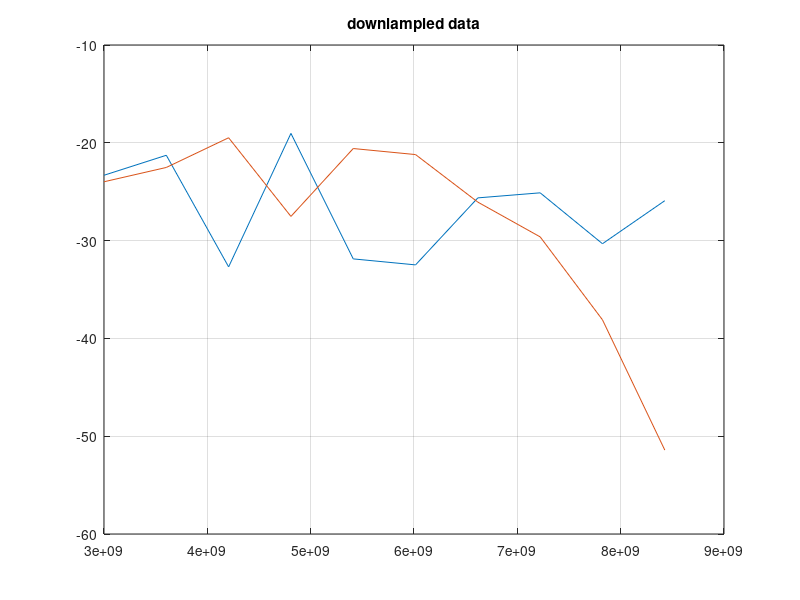

The MATLAB script that drew this image: (Note: this script raises an error after producing the figure.)
% fiting nockit 2

% load('C:\Users\guypa\Google Drive\LIMUDIM\Lab_research\NOCKIT_new_folder\data\NOCKIT5_2traces_data.mat')
load NOCKIT5_2traces_data
N_downsample = 201;
%N_downsample = length(freq);
data_red = downsample(data,N_downsample);
data_dB_red = 20*log10(abs(data_red));
freq_red = downsample(freq,N_downsample);
figure(1); plot(freq_red, data_dB_red); title("downlampled data"); grid on;

dir = data_dB_red(:,1);
cop = data_dB_red(:,2);
%  lcs = find(abs(diff(cop))>1);

%  lcs(1)

 findpeaks(-data_dB_red(:,1), 'MinPeakProminence',10)
%  findpeaks(-data_dB_red(:,2), 'MinPeakProminence',10)
%%
sig_pwr = -80; %dbm
% geometry: and network structure
N=30; % number of couplers. (= number of unit cells minus 1) 
M = 2; % number of lines
L0 = 100e-6; % length of each line segment
d = 27e-6; % length of each coupler segment
t = 9e-9;
W = 2.3e-6;
W_c = 300e-9;
H = 16e-9;



addpath('C:\Users\guypa\Google Drive\LIMUDIM\Lab_research\repos2\NOCKIT-simulation');
addpath('Z:\Users\Guy\coupling transission lines\repos\NOCKIT-simulation');
[Y0, v_ph]  = get_microstrip_properties(W,t,H);
[Yc, v_ph_c]  = get_microstrip_properties(W_c,t,H);

%%

x0 = [1.7,1.7,1.1,-20];
% x0 = [1.7,1.7,1.1]
% x0 = [1.7,1.1];
% x0 = [1.7,1.1, -22];



x0 = [1,1,2,1];

%  x0 = [0.9490    1.1236    2.6439  -22.2561]



% x0=   [0.7938    0.8354, 1    1.9709]
% x0 = [1,1,2]
% x0 = [0.7938    0.8354    1.9709  1]
 
% 
% x0 = [0.7948    0.8416    1.9652    1.1838]
% x0 = [0.7948    0.8416    1.9652, 1*20/27]

%  x0 = [0.7552    0.9859    2.0450    1.2034]
%  x0 = [  0.7898    1.1247    2.0031    1.4134]
%x0 = [1,1,1]
cost = get_cost_non_lin(x0)

%%
%% matlab optimization


options = optimset('PlotFcns',@optimplotfval, 'Display','iter');

  lb = [.5, .5, .1 .7];
%   lb = [.1, .1, .1  ];
%    lb = [.1, .1, -40];
ub = [2.5, 2 ,3,1.3];
% ub = [3, 3,3];
% ub = [3, 3, 0];
    [X,costval] = fminsearchbnd(@get_cost_non_lin,x0,lb,ub, options)
% 
A = [];
b = [];
Aeq = [];
beq = [];



%  [X,costval] = fmincon(@get_cost_non_lin,x0, A,b,Aeq,beq,lb,ub,[] ,options);
% % 

%%
% X = [ 0.1216    0.9369    1.0754  -22.0307]
%X = [1.7,1.1]
% X=[1.7856    1.1320  -22.0302]
% 
%  X = [1 ,1,   2  -22.2021]
%  X=[0.794    0.8454    1.9609, 1];
%     X = [.7938    0.8354    1.9709]
% X =     [0.7946    0.8689    1.8981 ]
% X =  [1.2418    0.7428    1.0084]
%  X = [  0.7864    0.8607    1.9643]
 
%  X = [0.8    0.8007    1.943]
% X = [0.7252    0.9959    2.0450    1.3034]
% X = [ 0.7898    1.1247    2.0031    1.4134]
% X = [0.7600    0.9871    2.0499    1.2147]
%  X = [0.7668    1.0    1.91    1.1406];

t_new = t*X(1);

W_c_new = W_c*X(2);
W_new = W;%*X(3);

d_new=d*X(4);
[Y0_new, v_ph_new]  = get_microstrip_properties(W_new,t_new,H);
[Yc_new, v_ph_c_new]  = get_microstrip_properties(W_c_new,t_new,H);
    v_ph_new = v_ph_new*X(3);
    v_ph_c_new = v_ph_c_new*X(3);
    Yc_new = Yc_new*X(3);
    Y0_new = Y0_new*X(3);
    
      
 Ic = 60e-6*(t_new/6e-9)*(W/2.3e-6);%*X(4); % % from mikita measurement
Icc = 60e-6*(t_new/6e-9)*(W_c_new/2.3e-6);%*X(4); % from mikita measurement
    trans = freq_scan_non_lin_fun(freq_red,v_ph_new, v_ph_c_new, Y0_new, Yc_new,Ic,Icc,sig_pwr,d_new);
    trans_dB = 20*log10(abs(trans));
%
    figure(2); clf;plot(freq_red, trans_dB - 21 , '--') ; grid on
    cc = colororder();
    hold on
    plot(freq, data_dB(:,1), 'color',cc(1,:))
    plot(freq, data_dB(:,2), 'color',cc(2,:))
%     findpeaks(-trans_dB(2,:), 'MinPeakProminence',3);
% [peaks2_sim, locs2_sim] = findpeaks(-data_dB_red(2,:), 'MinPeakProminence',10);
dir = trans_dB(1,:);
cop = trans_dB(2,:);
%%
BG1 = freq_red(find(abs(diff(dir))>2,1));
BG2 = freq_red(find(abs(diff(cop))>2,1));
    